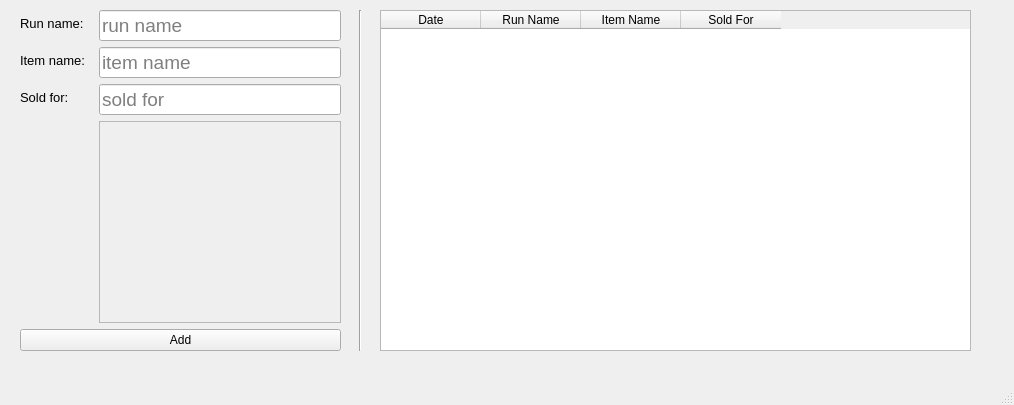
<?xml version="1.0" encoding="UTF-8"?>
<ui version="4.0">
 <class>MainWindow</class>
 <widget class="QMainWindow" name="MainWindow">
  <property name="enabled">
   <bool>true</bool>
  </property>
  <property name="geometry">
   <rect>
    <x>0</x>
    <y>0</y>
    <width>1014</width>
    <height>405</height>
   </rect>
  </property>
  <property name="windowTitle">
   <string>MainWindow</string>
  </property>
  <property name="documentMode">
   <bool>false</bool>
  </property>
  <widget class="QWidget" name="centralwidget">
   <widget class="QWidget" name="formLayoutWidget">
    <property name="geometry">
     <rect>
      <x>20</x>
      <y>10</y>
      <width>321</width>
      <height>341</height>
     </rect>
    </property>
    <layout class="QFormLayout" name="formLayout">
     <property name="horizontalSpacing">
      <number>14</number>
     </property>
     <item row="0" column="0">
      <widget class="QLabel" name="label_2">
       <property name="font">
        <font>
         <family>Arial</family>
         <pointsize>10</pointsize>
         <weight>50</weight>
         <bold>false</bold>
        </font>
       </property>
       <property name="text">
        <string>Run name:</string>
       </property>
      </widget>
     </item>
     <item row="0" column="1">
      <widget class="QLineEdit" name="runNameEl">
       <property name="font">
        <font>
         <pointsize>14</pointsize>
        </font>
       </property>
       <property name="text">
        <string/>
       </property>
       <property name="placeholderText">
        <string>run name</string>
       </property>
      </widget>
     </item>
     <item row="1" column="0">
      <widget class="QLabel" name="label_3">
       <property name="font">
        <font>
         <family>Arial</family>
         <pointsize>10</pointsize>
        </font>
       </property>
       <property name="text">
        <string>Item name:</string>
       </property>
      </widget>
     </item>
     <item row="1" column="1">
      <widget class="QLineEdit" name="itemNameEl">
       <property name="font">
        <font>
         <pointsize>14</pointsize>
        </font>
       </property>
       <property name="toolTip">
        <string>run name</string>
       </property>
       <property name="text">
        <string/>
       </property>
       <property name="placeholderText">
        <string>item name</string>
       </property>
      </widget>
     </item>
     <item row="2" column="0">
      <widget class="QLabel" name="label_4">
       <property name="font">
        <font>
         <family>Arial</family>
         <pointsize>10</pointsize>
        </font>
       </property>
       <property name="text">
        <string>Sold for:</string>
       </property>
      </widget>
     </item>
     <item row="2" column="1">
      <widget class="QLineEdit" name="soldForEl">
       <property name="font">
        <font>
         <pointsize>14</pointsize>
        </font>
       </property>
       <property name="toolTip">
        <string>run name</string>
       </property>
       <property name="text">
        <string/>
       </property>
       <property name="placeholderText">
        <string>sold for</string>
       </property>
      </widget>
     </item>
     <item row="3" column="0">
      <spacer name="verticalSpacer">
       <property name="orientation">
        <enum>Qt::Vertical</enum>
       </property>
       <property name="sizeHint" stdset="0">
        <size>
         <width>17</width>
         <height>168</height>
        </size>
       </property>
      </spacer>
     </item>
     <item row="4" column="0" colspan="2">
      <widget class="QPushButton" name="addLogBtn">
       <property name="enabled">
        <bool>true</bool>
       </property>
       <property name="text">
        <string>Add</string>
       </property>
       <property name="shortcut">
        <string>Ctrl+Return</string>
       </property>
       <property name="default">
        <bool>false</bool>
       </property>
      </widget>
     </item>
     <item row="3" column="1">
      <widget class="QFrame" name="frame">
       <property name="frameShape">
        <enum>QFrame::StyledPanel</enum>
       </property>
       <property name="frameShadow">
        <enum>QFrame::Raised</enum>
       </property>
      </widget>
     </item>
    </layout>
   </widget>
   <widget class="QTableWidget" name="tableWidget">
    <property name="geometry">
     <rect>
      <x>380</x>
      <y>10</y>
      <width>591</width>
      <height>341</height>
     </rect>
    </property>
    <property name="cursor" stdset="0">
     <cursorShape>UpArrowCursor</cursorShape>
    </property>
    <property name="autoFillBackground">
     <bool>false</bool>
    </property>
    <property name="alternatingRowColors">
     <bool>false</bool>
    </property>
    <property name="sortingEnabled">
     <bool>true</bool>
    </property>
    <attribute name="horizontalHeaderVisible">
     <bool>true</bool>
    </attribute>
    <column>
     <property name="text">
      <string>Date</string>
     </property>
    </column>
    <column>
     <property name="text">
      <string>Run Name</string>
     </property>
    </column>
    <column>
     <property name="text">
      <string>Item Name</string>
     </property>
    </column>
    <column>
     <property name="text">
      <string>Sold For</string>
     </property>
    </column>
   </widget>
   <widget class="Line" name="line">
    <property name="geometry">
     <rect>
      <x>350</x>
      <y>10</y>
      <width>20</width>
      <height>341</height>
     </rect>
    </property>
    <property name="orientation">
     <enum>Qt::Vertical</enum>
    </property>
   </widget>
  </widget>
  <widget class="QMenuBar" name="menubar">
   <property name="geometry">
    <rect>
     <x>0</x>
     <y>0</y>
     <width>1014</width>
     <height>21</height>
    </rect>
   </property>
  </widget>
  <widget class="QStatusBar" name="statusbar"/>
 </widget>
 <tabstops>
  <tabstop>runNameEl</tabstop>
  <tabstop>itemNameEl</tabstop>
  <tabstop>soldForEl</tabstop>
  <tabstop>addLogBtn</tabstop>
  <tabstop>tableWidget</tabstop>
 </tabstops>
 <resources/>
 <connections/>
</ui>
